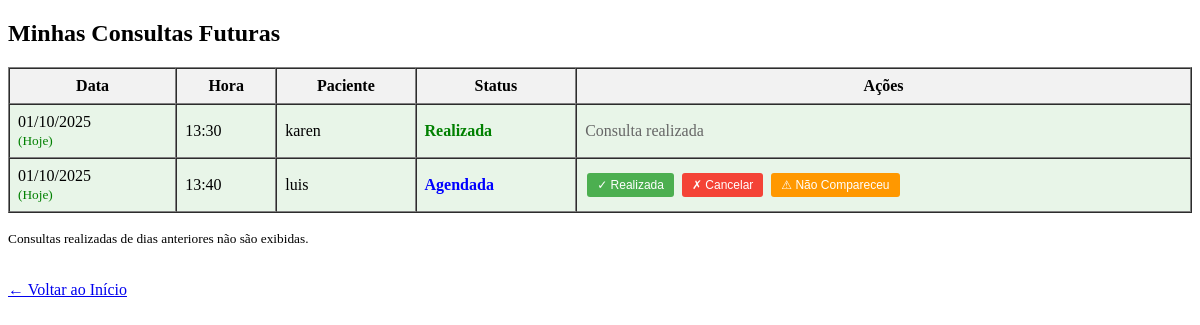
The app's page /views/consulta/consultas_medico.php (signed in) with its own data.
### tables this page shows
CREATE TABLE `consultas` (
  `id` int(10) UNSIGNED NOT NULL,
  `paciente_id` int(10) UNSIGNED NOT NULL,
  `medico_id` int(10) UNSIGNED NOT NULL,
  `data` date NOT NULL,
  `hora` time NOT NULL,
  `criado_em` timestamp NOT NULL DEFAULT current_timestamp(),
  `status` enum('agendada','realizada','cancelada','nao_compareceu') DEFAULT 'agendada'
);

CREATE TABLE `usuarios` (
  `id` int(10) UNSIGNED NOT NULL,
  `nome` varchar(100) NOT NULL,
  `email` varchar(100) NOT NULL,
  `senha` varchar(255) NOT NULL,
  `perfil` enum('administrador','medico','enfermeiro','paciente') NOT NULL,
  `criado_em` timestamp NOT NULL DEFAULT current_timestamp()
);

### models/Consulta.php (called while the page is built, shortened)
<?php
if (!class_exists('Consulta')) {
    include_once 'Notificacao.php';
    class Consulta {
        public static function listarConsultasFuturasMedico($medico_id) {
            global $pdo;
            $stmt = $pdo->prepare("
                SELECT c.*, u.nome AS paciente_nome, u.email AS paciente_email
                FROM consultas c
                JOIN usuarios u ON c.paciente_id = u.id
                WHERE c.medico_id = ?
                AND (c.status = 'agendada' OR (c.status = 'realizada' AND c.data = CURDATE()))
                AND (c.data >= CURDATE())
                ORDER BY c.data ASC, c.hora ASC
            ");
            $stmt->execute([$medico_id]);
            return $stmt->fetchAll(PDO::FETCH_ASSOC);
        }
    }
}
?>

### views/consulta/consultas_medico.php (the view, shortened to what this page needs)
<?php
include '../../models/Consulta.php';
$medico_id = $_SESSION['id_usuario'];
$consultas = Consulta::listarConsultasFuturasMedico($medico_id);
$data_hoje = date('Y-m-d');
?>
<!DOCTYPE html>
<html lang="pt-br">
<head>
</head>
<body>
    <h2>Minhas Consultas Futuras</h2>
    <?php if(empty($consultas)): ?>
        <p>Nenhuma consulta futura agendada.</p>
    <?php else: ?>
        <table border="1" width="100%" cellpadding="8" cellspacing="0">
            <thead>
                <tr style="background-color: #f2f2f2;">
                    <th>Data</th>
                    <th>Hora</th>
                    <th>Paciente</th>
                    <th>Status</th>
                    <th>Ações</th>
                </tr>
            </thead>
            <tbody>
                <?php foreach($consultas as $consulta):
                    $eh_hoje = $consulta['data'] == $data_hoje;
                    $classe_linha = $eh_hoje ? 'consulta-hoje' : '';
                ?>
                <tr class="<?= $classe_linha ?>">
                    <td>
                        <?= date('d/m/Y', strtotime($consulta['data'])) ?>
                        <?php if($eh_hoje): ?>
                            <br><small style="color: green;">(Hoje)</small>
                        <?php endif; ?>
                    </td>
                    <td><?= substr($consulta['hora'], 0, 5) ?></td>
                    <td><?= htmlspecialchars($consulta['paciente_nome']) ?></td>
                    <td>
                        <span class="status-<?= $consulta['status'] ?>">
                            <?= ucfirst($consulta['status']) ?>
                        </span>
                    </td>
                    <td>
                        <?php if($consulta['status'] == 'agendada' && $eh_hoje): ?>
                            <form method="POST" action="../../controllers/ConsultaController.php" style="display: inline;">
                                <button type="submit" class="btn btn-realizada">✓ Realizada</button>
                            </form>
                            <form method="POST" action="../../controllers/ConsultaController.php" style="display: inline;">
                                <button type="submit" class="btn btn-cancelar">✗ Cancelar</button>
                            </form>
                            <form method="POST" action="../../controllers/ConsultaController.php" style="display: inline;">
                                <button type="submit" class="btn btn-nao-compareceu">⚠ Não Compareceu</button>
                            </form>
                        <?php elseif($consulta['status'] == 'agendada' && !$eh_hoje): ?>
                            <span style="color: #666;">
                                Botões disponíveis no dia <?= date('d/m/Y', strtotime($consulta['data'])) ?>
                            </span>
                        <?php else: ?>
                            <span style="color: #666;">Consulta <?= $consulta['status'] ?></span>
                        <?php endif; ?>
                    </td>
                </tr>
                <?php endforeach; ?>
            </tbody>
        </table>
        <p><small>Consultas realizadas de dias anteriores não são exibidas.</small></p>
    <?php endif; ?>
    <br>
    <a href="../dashboard.php">← Voltar ao Início</a>
</body>
</html>

### views/consulta/consultas_medico.php (style rules this page uses)
.btn { padding: 5px 10px; border: none; border-radius: 3px; cursor: pointer; margin: 2px; color: white; font-size: 12px; }
.btn-realizada { background-color: #4CAF50; }
.btn-cancelar { background-color: #f44336; }
.btn-nao-compareceu { background-color: #ff9800; }
.status-agendada { color: blue; font-weight: bold; }
.status-realizada { color: green; font-weight: bold; }
.consulta-hoje { background-color: #e8f5e8; }

### records on screen
consultas: data "01/10/2025", shows "(Hoje)", hora "13:30", paciente.nome "karen", status "Realizada", status "realizada"
consultas: data "01/10/2025", shows "(Hoje)", hora "13:40", paciente.nome "luis", status "Agendada"
